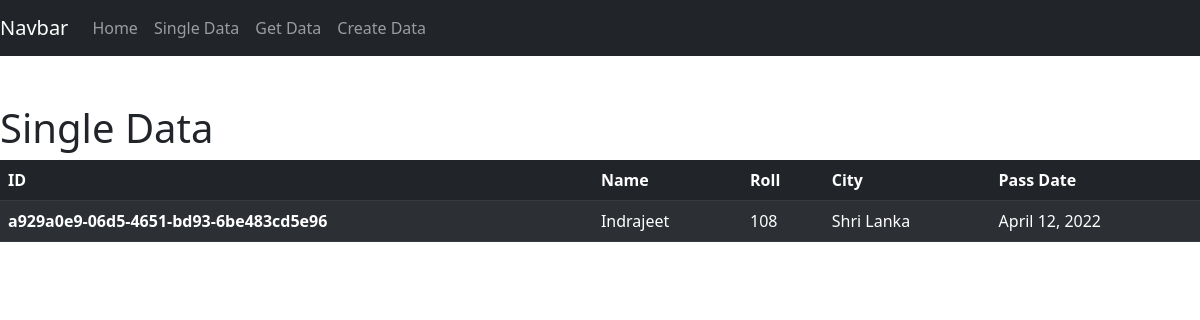
/single_data/, run on the app's committed database.
### myapp/models.py (models this page shows)
class Student(models.Model):
    id = models.UUIDField(primary_key=True, default = uuid.uuid4, editable=False)
    name = models.CharField(max_length=70)
    roll = models.IntegerField(unique=True, null=False)
    city = models.CharField(max_length=70)
    pass_date = models.DateField()

### myapp/views.py (the view)
# urls.py: path('single_data/', single_data, name='single_data'),
def single_data(request):
    form = Student.objects.earliest('pass_date')
    return render(request, 'single_data.html',{'fm':form})

### templates/single_data.html (shortened to what this page needs)
{% extends 'base.html' %}
{% load static %}
{% block content %}
    <div class="cotainer">
        <div class="row">
            <div class="col-sm-12">
                <h1>Single Data</h1>
                <table class="table table-striped table-dark">
                    <thead>
                    <tr>
                        <th scope="col">ID</th>
                        <th scope="col">Name</th>
                        <th scope="col">Roll</th>
                        <th scope="col">City</th>
                        <th scope="col">Pass Date</th>
                    </tr>
                    </thead>
                    <tbody>
                    <tr>
                        <th scope="row">{{fm.id}}</th>
                        <td>{{fm.name}}</td>
                        <td>{{fm.roll}}</td>
                        <td>{{fm.city}}</td>
                        <td>{{fm.pass_date}}</td>
                    </tr>
                    </tbody>
                </table>
            </div>
        </div>
    </div>
{% endblock content %}

### data on the page
Student: id "a929a0e9-06d5-4651-bd93-6be483cd5e96", name "Indrajeet", roll "108", city "Shri Lanka", pass_date "April 12, 2022"
